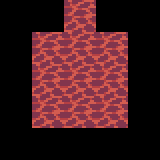

This is a level from a 2D game, rendered from its Tiled map with the project's own tilesets. A one-line summary and the complete map file follow:
An orthogonal 5x5 tile map with 32x32 px tiles, 1 tile layer (Tile Layer 1).

<map version="1.0" tiledversion="1.1.6" orientation="orthogonal" renderorder="right-down" width="5" height="5" tilewidth="32" tileheight="32" infinite="0" nextobjectid="1">
 <tileset firstgid="1" source="../ground.tsx" />
 <layer name="Tile Layer 1" width="5" height="5">
  <data encoding="csv">
0,0,27,0,0,
0,27,27,27,0,
0,27,27,27,0,
0,27,27,27,0,
0,0,0,0,0
</data>
 </layer>
</map>
